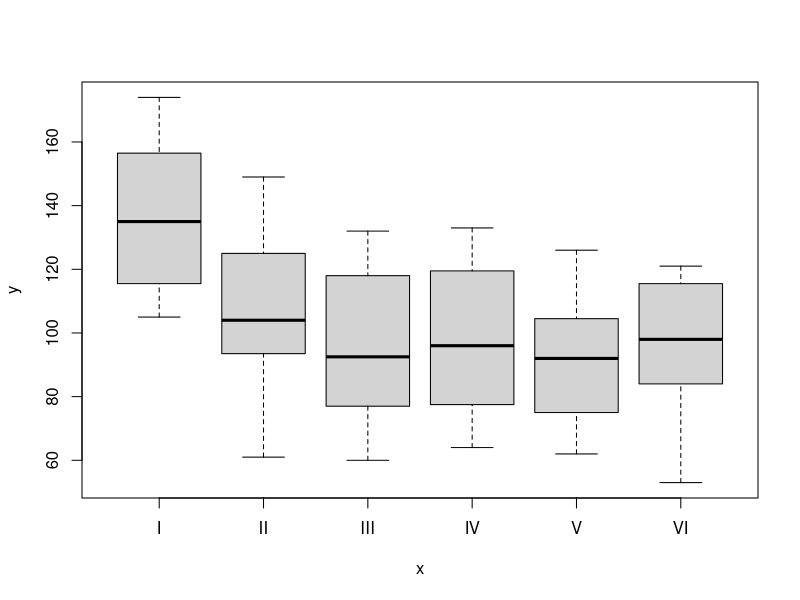
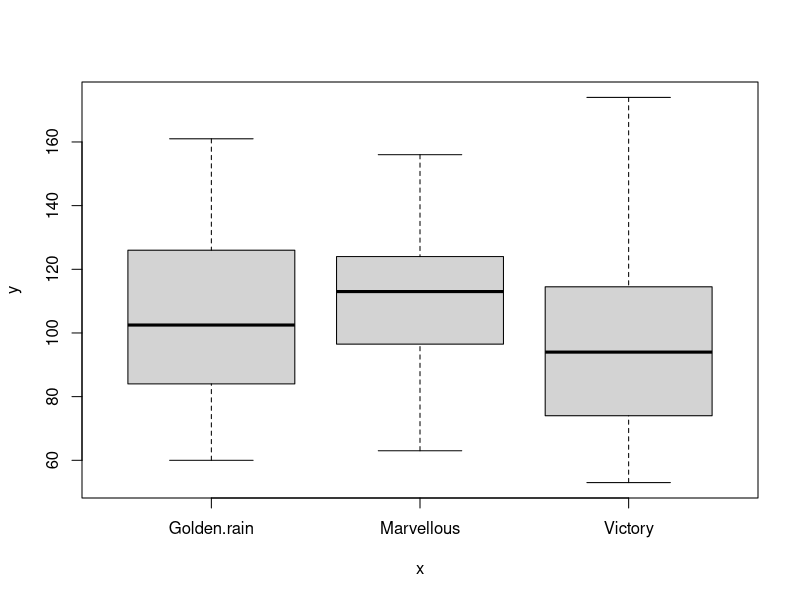
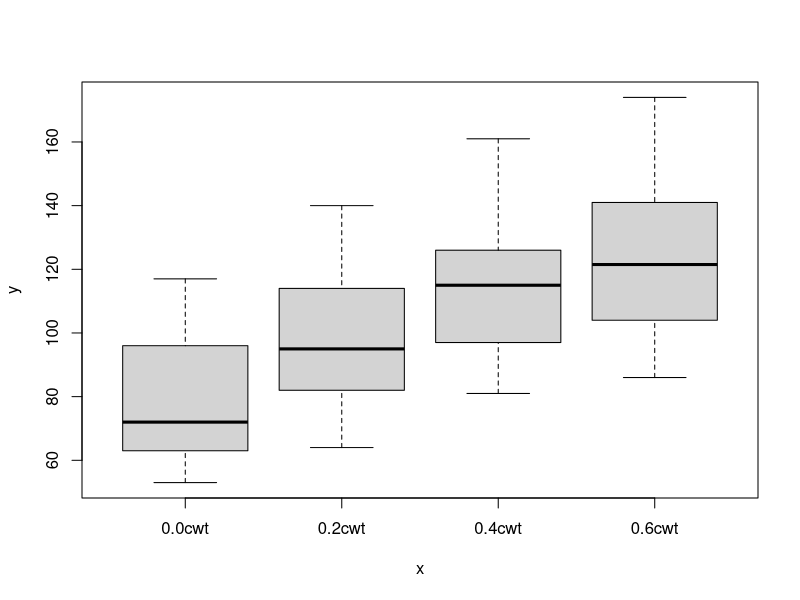

Recreate these plots in R, in order.
setwd('/Users/andrea/Documents/Programming/R')
# try a mixed model

library(MASS)
library(nlme)
data("oats")
oats
# data from oats field trial

# B: blocks, 1,2, ... 6
# V: varieties, 3
# N: nitrogen treatment, 4 levels
# Y: yield (response)
names(oats) <- c('block', 'variety', 'nitrogen', 'yield')


plot(oats$block, oats$yield)
plot(oats$variety, oats$yield)
plot(oats$nitrogen, oats$yield)

?lme
m <- lme(yield ~ variety +nitrogen, 
         random = ~ 1|variety, data = oats)
m
summary(m)





